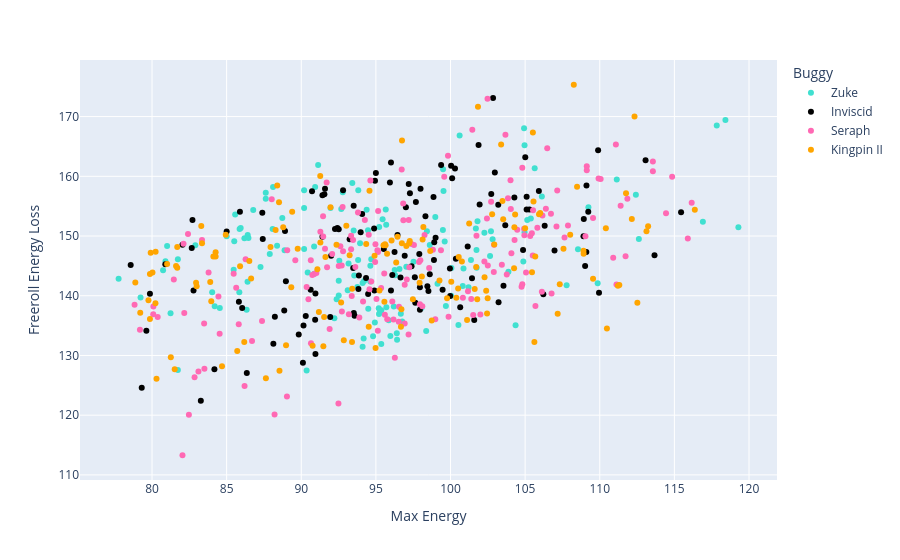

Source (notebook cell):
### Code cell
px.scatter(freerolls, x='Max Energy', y='Freeroll Energy Loss', color='Buggy', hover_data=['Driver', 'Buggy', 'Date', 'Roll Number', 'Roll Start Time'], color_discrete_map=cmap)

### Figure 1 — Plotly figure (JSON) as saved in the notebook; plotly's stock layout.template omitted (floating-point values rounded to 4 significant figures; data arrays with more than 128 entries replaced by an {"elided": "..."} marker saying what was removed)
{"data": [{"customdata": {"elided": "142x5 mixed values"}, "hovertemplate": "Buggy=%{customdata[1]}<br>Max Energy=%{x}<br>Freeroll Energy Loss=%{y}<br>Driver=%{customdata[0]}<br>Date=%{customdata[2]}<br>Roll Number=%{customdata[3]}<br>Roll Start Time=%{customdata[4]}<extra></extra>", "legendgroup": "Zuke", "marker": {"color": "turquoise", "symbol": "circle"}, "mode": "markers", "name": "Zuke", "orientation": "v", "showlegend": true, "type": "scatter", "x": {"elided": "142 float values"}, "xaxis": "x", "y": {"elided": "142 float values"}, "yaxis": "y"}, {"customdata": {"elided": "127x5 mixed values"}, "hovertemplate": "Buggy=%{customdata[1]}<br>Max Energy=%{x}<br>Freeroll Energy Loss=%{y}<br>Driver=%{customdata[0]}<br>Date=%{customdata[2]}<br>Roll Number=%{customdata[3]}<br>Roll Start Time=%{customdata[4]}<extra></extra>", "legendgroup": "Inviscid", "marker": {"color": "black", "symbol": "circle"}, "mode": "markers", "name": "Inviscid", "orientation": "v", "showlegend": true, "type": "scatter", "x": [93.52, 101.2, 89.83, 97.99, 90.95, 100.7, 85.82, 91.94, 88.97, 96.65, 96.45, 97.28, 99.0, 97.64, 90.63, 97.39, 99.96, 98.91, 98.52, 109.9, 97.95, 97.95, 101.4, 103.5, 86.35, 101.6, 82.71, 106.2, 113.7, 110.0, 108.9, 109.1, 113.1, 105.1, 105.9, 109.1, 104.3, 108.9, 115.5, 88.86, 109.2, 107.0, 99.98, 102.8, 79.31, 93.51, 90.72, 91.59, 91.42, 83.27, 94.88, 91.55, 99.37, 97.2, 97.68, 93.98, 85.0, 94.94, 86.04, 79.62, 87.42, 80.89, 82.78, 103.2, 105.0, 97.91, 92.42, 97.01, 96.01, 94.08, 95.94, 100.0, 100.4, 79.86, 102.0, 100.1, 92.26, 98.32, 82.66, 103.0, 78.57, 82.04, 102.7, 93.24, 95.53, 84.18, 96.25, 95.0, 101.9, 96.93, 92.8, 98.89, 90.95, 90.15, 93.83, 90.93, 88.23, 85.89, 87.39, 93.48, 92.0, 105.3, 94.9, 103.7, 94.34, 104.9, 98.86, 109.0, 97.61, 100.3, 88.13, 88.91, 94.48, 96.1, 90.3, 93.86, 96.01, 98.61, 103.2, 90.11, 93.57, 98.45, 99.47, 91.42, 92.51, 105.1, 106.3], "xaxis": "x", "y": [137.1, 148.2, 133.5, 157.9, 130.2, 138.1, 139.0, 136.4, 142.4, 143.0, 150.2, 157.2, 149.7, 138.8, 141.0, 144.9, 144.6, 148.9, 140.8, 164.4, 137.6, 141.4, 142.9, 141.7, 127.1, 135.9, 152.7, 140.3, 146.8, 140.5, 149.9, 147.3, 162.7, 156.6, 157.5, 158.4, 156.5, 152.8, 154.0, 137.5, 154.1, 147.6, 140.0, 173.1, 124.6, 155.1, 157.5, 157.9, 149.9, 122.4, 151.3, 157.0, 161.9, 158.7, 155.7, 150.7, 150.8, 159.3, 138.0, 134.1, 149.5, 145.3, 140.9, 155.2, 163.2, 147.0, 151.3, 154.8, 162.3, 153.7, 159.0, 161.8, 146.2, 140.3, 155.3, 159.7, 151.2, 153.3, 148.0, 160.6, 145.1, 148.5, 157.0, 149.4, 147.8, 127.7, 147.3, 160.5, 165.3, 146.7, 157.7, 146.0, 140.4, 135.0, 141.1, 136.0, 136.5, 154.1, 153.9, 144.7, 146.7, 154.4, 140.9, 151.8, 143.0, 147.7, 156.6, 145.0, 143.1, 161.3, 131.9, 150.8, 140.3, 143.5, 136.6, 143.4, 140.9, 143.6, 138.9, 128.8, 136.7, 141.6, 141.0, 156.8, 151.1, 154.5, 151.7], "yaxis": "y"}, {"customdata": {"elided": "169x5 mixed values"}, "hovertemplate": "Buggy=%{customdata[1]}<br>Max Energy=%{x}<br>Freeroll Energy Loss=%{y}<br>Driver=%{customdata[0]}<br>Date=%{customdata[2]}<br>Roll Number=%{customdata[3]}<br>Roll Start Time=%{customdata[4]}<extra></extra>", "legendgroup": "Seraph", "marker": {"color": "hotpink", "symbol": "circle"}, "mode": "markers", "name": "Seraph", "orientation": "v", "showlegend": true, "type": "scatter", "x": {"elided": "169 float values"}, "xaxis": "x", "y": {"elided": "169 float values"}, "yaxis": "y"}, {"customdata": {"elided": "140x5 mixed values"}, "hovertemplate": "Buggy=%{customdata[1]}<br>Max Energy=%{x}<br>Freeroll Energy Loss=%{y}<br>Driver=%{customdata[0]}<br>Date=%{customdata[2]}<br>Roll Number=%{customdata[3]}<br>Roll Start Time=%{customdata[4]}<extra></extra>", "legendgroup": "Kingpin II", "marker": {"color": "orange", "symbol": "circle"}, "mode": "markers", "name": "Kingpin II", "orientation": "v", "showlegend": true, "type": "scatter", "x": {"elided": "140 float values"}, "xaxis": "x", "y": {"elided": "140 float values"}, "yaxis": "y"}], "layout": {"legend": {"title": {"text": "Buggy"}, "tracegroupgap": 0}, "margin": {"t": 60}, "xaxis": {"anchor": "y", "domain": [0, 1], "title": {"text": "Max Energy"}}, "yaxis": {"anchor": "x", "domain": [0, 1], "title": {"text": "Freeroll Energy Loss"}}}}
